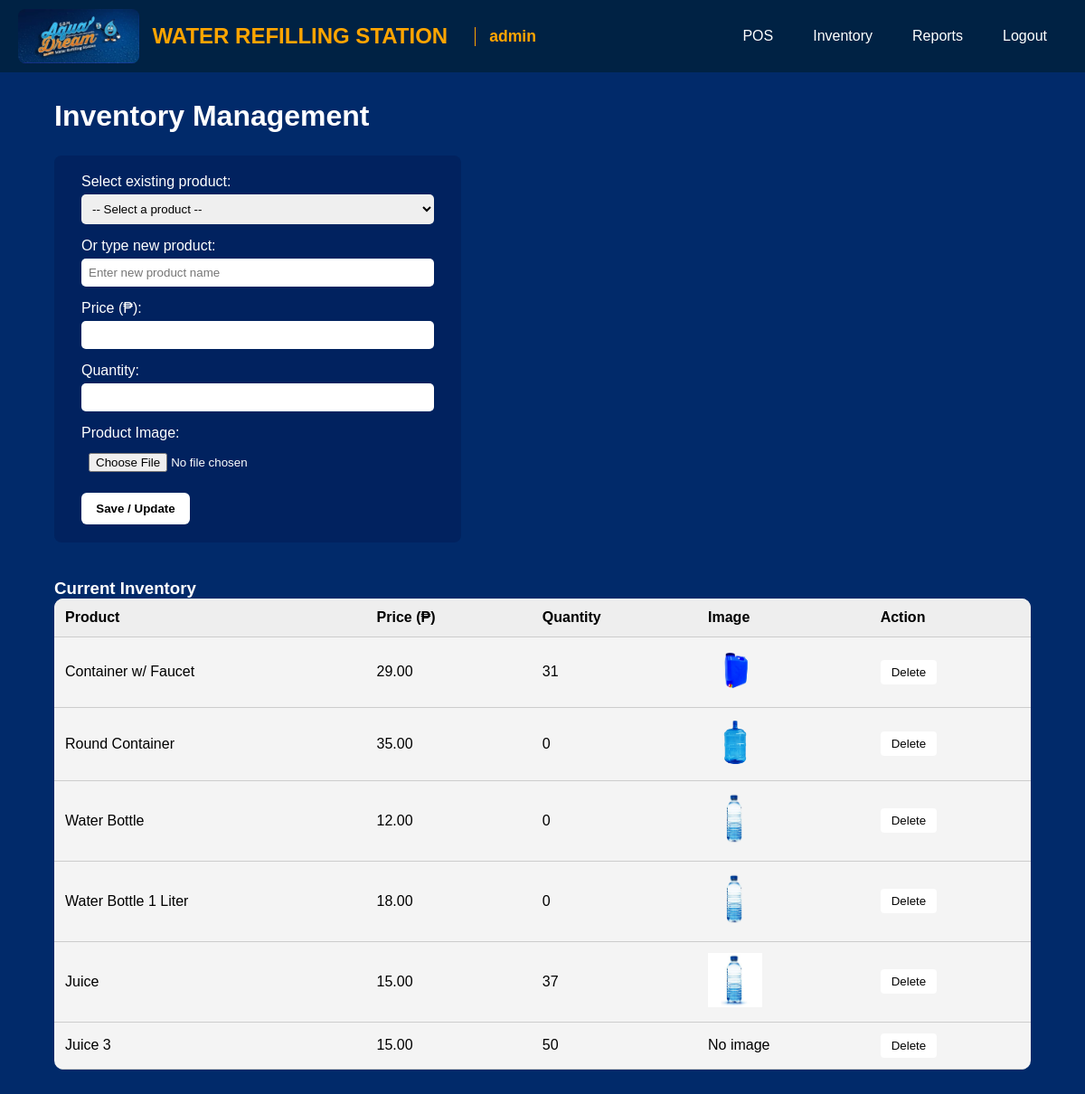
The page /inventory.php (signed in) on the database its author committed.
### tables this page shows
CREATE TABLE `products` (
  `id` int(11) NOT NULL,
  `name` varchar(100) DEFAULT NULL,
  `price` decimal(10,2) DEFAULT NULL,
  `image` varchar(255) DEFAULT NULL,
  `quantity` int(11) DEFAULT 0
);

### inventory.php (the view, shortened to what this page needs)
<?php
$host = "localhost";
$user = "root";
$password = "";
$database = "water_station";
$conn = new mysqli($host, $user, $password, $database);
$products = $conn->query("SELECT * FROM products")->fetch_all(MYSQLI_ASSOC);
?>
<!DOCTYPE html>
<html lang="en">
<head>
    <link rel="stylesheet" href="invntory.css" />
</head>
<body>
<div class="navbar">
    <div class="logo-title">
        <img src="assets/logo.png" alt="Logo" class="logo" />
        <h1>WATER REFILLING STATION</h1>
        <span class="current-user"><?= htmlspecialchars($_SESSION['user']) ?></span>
    </div>
    <div class="nav-links">
        <a href="pos.php">POS</a>
        <a href="inventory.php">Inventory</a>
        <a href="reports.php">Reports</a>
        <a href="logout.php">Logout</a>
    </div>
</div>
<div class="container inventory">
    <h2>Inventory Management</h2>
    <div class="inventory-form-container">
        <form method="POST" class="inventory-form" enctype="multipart/form-data">
            <label>Select existing product:</label>
            <select id="productSelect" name="product" onchange="fillProductDetails()">
                <option value="">-- Select a product --</option>
            </select>
            <label>Or type new product:</label>
            <input type="text" id="productInput" name="product" placeholder="Enter new product name" />
            <label>Price (₱):</label>
            <input type="number" step="0.01" name="price" id="priceField" required />
            <label>Quantity:</label>
            <input type="number" name="quantity" id="quantityField" required />
            <label>Product Image:</label>
            <input type="file" name="image" accept="image/*" />
            <button type="submit" name="submit" class="save-btn">Save / Update</button>
        </form>
    </div>
    <h3>Current Inventory</h3>
    <table class="inventory-table">
        <tr>
            <th>Product</th>
            <th>Price (₱)</th>
            <th>Quantity</th>
            <th>Image</th>
            <th>Action</th>
        </tr>
        <?php foreach ($products as $prod): ?>
        <tr>
            <td><?= htmlspecialchars($prod['name']) ?></td>
            <td><?= number_format($prod['price'], 2) ?></td>
            <td><?= (int)$prod['quantity'] ?></td>
            <td>
                <?php if (!empty($prod['image'])): ?>
                    <img src="uploads/<?= htmlspecialchars($prod['image']) ?>" class="product-img" alt="<?= htmlspecialchars($prod['name']) ?>" />
                <?php else: ?>
                    No image
                <?php endif; ?>
            </td>
            <td>
                <form method="POST" onsubmit="return confirm('Delete this product?');">
                    <button type="submit" name="delete" value="<?= (int)$prod['id'] ?>" class="delete-btn">Delete</button>
                </form>
            </td>
        </tr>
        <?php endforeach; ?>
    </table>
</div>
</body>
</html>

### invntory.css (style rules this page uses)
* { margin: 0; padding: 0; box-sizing: border-box; }
body { font-family: Arial, sans-serif; background-color: #012A6A; color: white; }
.navbar { background-color: #002244; padding: 10px 20px; display: flex; align-items: center; justify-content: space-between; }
.logo-title { display: flex; align-items: center; gap: 15px; }
.logo-title img.logo { height: 60px; width: auto; border-radius: 8px; object-fit: contain; }
.logo-title h1 { font-size: 24px; margin: 0; color: orange; white-space: nowrap; }
.current-user { color: orange; font-weight: bold; margin-left: 15px; white-space: nowrap; font-size: 1.1em; border-left: 1px solid orange; padding-left: 15px; }
.nav-links { display: flex; align-items: center; }
.nav-links a { color: white; text-decoration: none; margin: 0 10px; padding: 8px 12px; border-radius: 5px; }
.container.inventory { padding: 30px 60px; display: block; width: 100%; max-width: 1200px; margin: 0 auto; }
h2 { margin-bottom: 25px; font-size: 32px; }
.inventory-form-container { background-color: rgba(0, 0, 50, 0.2); padding: 20px 30px; border-radius: 8px; max-width: 450px; margin-bottom: 40px; margin-left: 0; }
.inventory-form { display: flex; flex-direction: column; }
.inventory-form label { margin-bottom: 5px; font-size: 16px; }
.inventory-form select, .inventory-form input[type="text"], .inventory-form input[type="number"], .inventory-form input[type="file"] { margin-bottom: 15px; padding: 8px; border-radius: 5px; border: none; width: 100%; }
.inventory-form .save-btn { padding: 10px; border: none; background-color: #fff; color: #000; border-radius: 6px; font-weight: bold; cursor: pointer; width: 120px; }
.inventory-table { width: 100%; border-collapse: collapse; background-color: #f4f4f4; color: #000; border-radius: 10px; overflow: hidden; }
.inventory-table th, .inventory-table td { padding: 12px; border-bottom: 1px solid #ccc; text-align: left; font-size: 16px; }
.inventory-table th { background-color: #eee; font-weight: bold; }
.inventory-table form { display: inline; }
.delete-btn { background-color: #fff; color: #000; border: none; padding: 6px 12px; border-radius: 4px; cursor: pointer; }
.product-img { max-width: 60px; height: auto; }

### rows shown on the page
products: name "Container w/ Faucet", price "29.00", quantity "31", image (picture), $prod['id'] 1 (drawn)
products: name "Round Container", price "35.00", quantity "0", image (picture), $prod['id'] 2 (drawn)
products: name "Water Bottle", price "12.00", quantity "0", image+name (picture), $prod['id'] 3 (drawn)
products: name "Water Bottle 1 Liter", price "18.00", quantity "0", image (picture), $prod['id'] 5 (drawn)
products: name "Juice", price "15.00", quantity "37", image (picture), $prod['id'] 8 (drawn)
products: name "Juice 3", price "15.00", quantity "50", image "No image", $prod['id'] 10 (drawn)

### other values the page prints
$_SESSION['user'] "admin"
